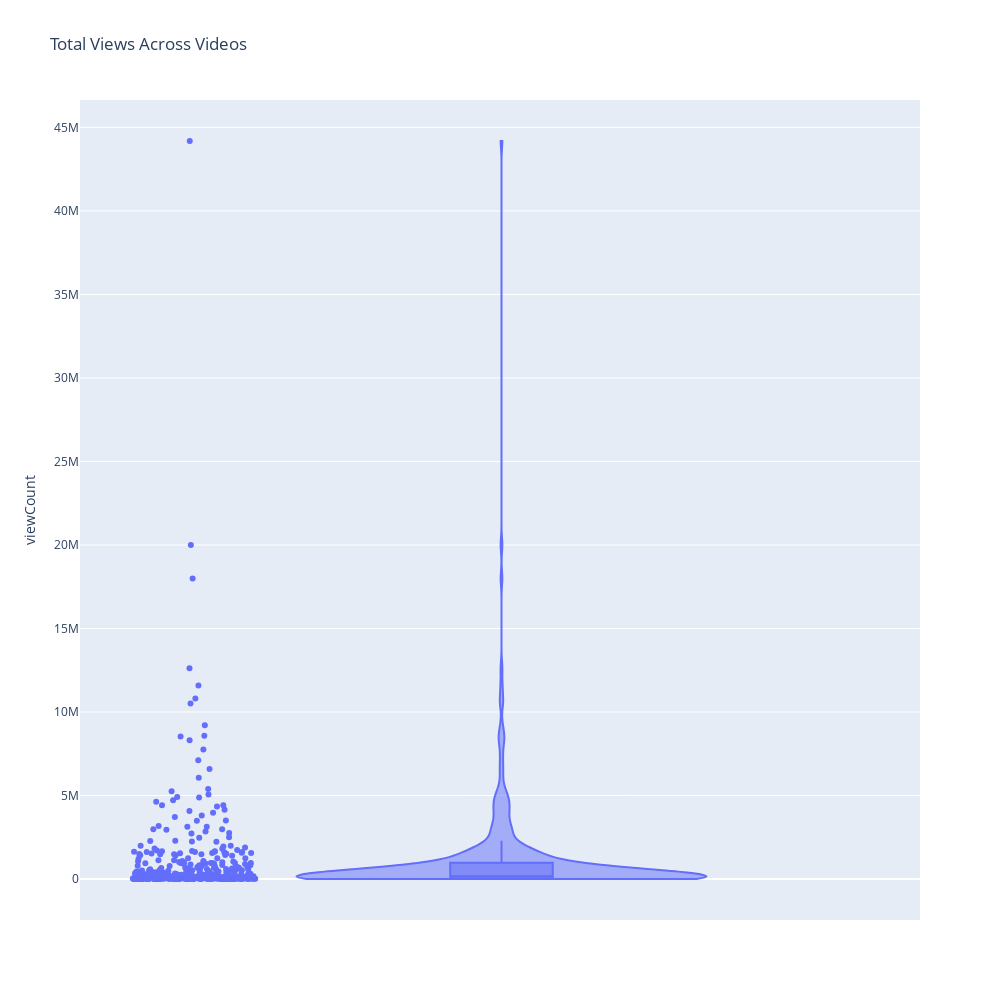

Write notebook code for a chart like this one.
### Markdown cell above
Create an alternative interactive violin plot with boxplot visualization.

### Code cell
# Plot violin and boxplot
fig = px.violin(video_df,
                y='viewCount',
                points='all',
                box=True,
                title='Total Views Across Videos',
                width=1000,
                height=1000)

# Limit data bounds to min and max of dataset
fig.data[0].update(spanmode='hard')


fig.show()

### Figure 1 — Plotly figure (JSON) as saved in the notebook; plotly's stock layout.template omitted (floating-point values rounded to 4 significant figures; data arrays with more than 128 entries replaced by an {"elided": "..."} marker saying what was removed)
{"data": [{"alignmentgroup": "True", "box": {"visible": true}, "hovertemplate": "viewCount=%{y}<extra></extra>", "legendgroup": "", "marker": {"color": "#636efa"}, "name": "", "offsetgroup": "", "orientation": "v", "points": "all", "scalegroup": "True", "showlegend": false, "spanmode": "hard", "type": "violin", "x0": " ", "xaxis": "x", "y": {"elided": "368 int values"}, "y0": " ", "yaxis": "y"}], "layout": {"height": 1000, "legend": {"tracegroupgap": 0}, "title": {"text": "Total Views Across Videos"}, "violinmode": "group", "width": 1000, "xaxis": {"anchor": "y", "autorange": true, "domain": [0, 1], "range": [-0.5036, 0.5], "type": "category"}, "yaxis": {"anchor": "x", "autorange": true, "domain": [0, 1], "range": [-2452000.0, 46640000.0], "title": {"text": "viewCount"}, "type": "linear"}}}
